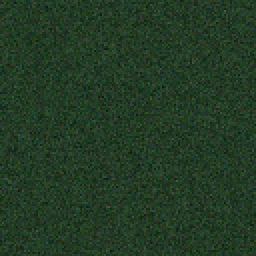
#> input picture 60kopra/img/grain.png, 128 x 128 px (shown 2 times larger)
$ python make-share-images.py
#> lines starting #> are read from the running program, lines starting #| are printed output that depends on the picture
#!/usr/bin/env python3
"""
Generuje grafiki do wysyłki (WhatsApp) na bazie zaproszenia z Figmy,
w palecie strony.

  img/og.jpg           1080x900  — miniatura linku (Open Graph). To JĄ widać
                                   jako klikalną kartę, gdy wkleisz 60kopra.pl
                                   w WhatsAppie. JPEG, nie PNG, i lekki —
                                   scraper WhatsAppa potrafi po cichu odrzucić
                                   PNG-a oraz obrazek cięższy niż ~300 kB.
  img/zaproszenie.png  1080x1620 — pionowe zaproszenie do wysłania jako zdjęcie
                                   (link wtedy wkleja się w podpis).

PNG nie umie trzymać hiperlinku — stąd ten podział. Szczegóły w README.

Fonty pobiera z Google Fonts do scripts/.fonts/ (nie trzymamy ich w repo).
Uruchomienie:  python3 scripts/make-share-images.py
"""

import os
import urllib.request
from PIL import Image, ImageDraw, ImageFont

HERE = os.path.dirname(os.path.abspath(__file__))
ROOT = os.path.dirname(HERE)
FONT_DIR = os.path.join(HERE, '.fonts')
IMG = os.path.join(ROOT, 'img')

FONTS = {
    'BonaNovaSC-Regular.ttf': 'https://fonts.gstatic.com/s/bonanovasc/v1/mem5YaShyGWDiYdPG_c1Af4-VQ.ttf',
    'BonaNova-Regular.ttf':   'https://fonts.gstatic.com/s/bonanova/v12/B50NF7ZCpX7fcHfvIUBJiw.ttf',
    'BonaNova-Bold.ttf':      'https://fonts.gstatic.com/s/bonanova/v12/B50IF7ZCpX7fcHfvIUBxN4dOFA.ttf',
}

BG      = (35, 59, 37)     # #233B25 — jak --bg
DISPLAY = (250, 244, 228)  # #FAF4E4 — jak --fg-strong
BODY    = (242, 231, 204)  # #F2E7CC — jak --fg

SS = 2  # supersampling — rysujemy 2x i zmniejszamy, żeby ramka nie była poszarpana


def ensure_fonts():
    os.makedirs(FONT_DIR, exist_ok=True)
    for name, url in FONTS.items():
        path = os.path.join(FONT_DIR, name)
        if not os.path.exists(path):
            req = urllib.request.Request(url, headers={'User-Agent': 'Mozilla/4.0'})
            with urllib.request.urlopen(req) as r, open(path, 'wb') as f:
                f.write(r.read())


def font(name, size):
    return ImageFont.truetype(os.path.join(FONT_DIR, name), size)


def mix(fg, bg, a):
    return tuple(round(fg[i] * a + bg[i] * (1 - a)) for i in range(3))


def grain_bg(w, h):
    """Tło = kafel ziarna z img/grain.png, ten sam co na stronie."""
    tile = Image.open(os.path.join(IMG, 'grain.png')).convert('RGB')
    out = Image.new('RGB', (w, h), BG)
    for y in range(0, h, tile.height):
        for x in range(0, w, tile.width):
            out.paste(tile, (x, y))
    return out


def text_w(draw, s, f, tracking=0):
    w = draw.textlength(s, font=f)
    return w + tracking * max(0, len(s) - 1)


def draw_centered(draw, cx, y, s, f, fill, tracking=0):
    """Rysuje tekst wyśrodkowany w cx. tracking = dodatkowy odstęp między znakami."""
    w = text_w(draw, s, f, tracking)
    x = cx - w / 2
    if tracking == 0:
        draw.text((x, y), s, font=f, fill=fill)
    else:
        for ch in s:
            draw.text((x, y), ch, font=f, fill=fill)
            x += draw.textlength(ch, font=f) + tracking
    return w


def tinted_logo(target_h, color):
    """Logo klubu z zaproszenia, przefarbowane na kolor tekstu strony."""
    logo = Image.open(os.path.join(IMG, 'wgc-logo.png')).convert('RGBA')
    w = round(logo.width * target_h / logo.height)
    logo = logo.resize((w, target_h), Image.LANCZOS)
    solid = Image.new('RGBA', logo.size, color + (255,))
    solid.putalpha(logo.split()[3])
    return solid


# ── pionowe zaproszenie ───────────────────────────────────────────────────

def make_invite(path, W=1080, H=1620):
    w, h = W * SS, H * SS
    im = grain_bg(w, h)
    d = ImageDraw.Draw(im)
    cx = w / 2

    pad = 46 * SS
    d.rounded_rectangle([pad, pad, w - pad, h - pad],
                        radius=40 * SS, outline=mix(BODY, BG, 0.85), width=2 * SS)

    f_big   = font('BonaNovaSC-Regular.ttf', 300 * SS)
    f_word  = font('BonaNovaSC-Regular.ttf', 122 * SS)
    f_date  = font('BonaNova-Regular.ttf', 52 * SS)
    f_venue = font('BonaNova-Regular.ttf', 44 * SS)
    f_badge = font('BonaNova-Regular.ttf', 30 * SS)
    f_url   = font('BonaNovaSC-Regular.ttf', 46 * SS)
    f_cta   = font('BonaNova-Regular.ttf', 28 * SS)

    y = 196 * SS
    draw_centered(d, cx, y, '60', f_big, DISPLAY)
    y += 330 * SS
    draw_centered(d, cx, y, 'URODZINY', f_word, DISPLAY, tracking=4 * SS)
    y += 190 * SS

    draw_centered(d, cx, y, '07/11/26, 18:00', f_date, DISPLAY)
    y += 98 * SS

    rule_w = w - 2 * pad - 150 * SS
    d.line([cx - rule_w / 2, y, cx + rule_w / 2, y], fill=mix(BODY, BG, 0.8), width=2)
    y += 46 * SS

    draw_centered(d, cx, y, 'Wrocław Golf Club,', f_venue, DISPLAY)
    y += 62 * SS
    draw_centered(d, cx, y, 'Golfowa 2, 55-114 Kryniczno', f_venue, DISPLAY)
    y += 108 * SS

    logo = tinted_logo(64 * SS, BODY)
    im.paste(logo, (round(cx - logo.width / 2), round(y)), logo)
    y += 158 * SS

    badges = 'Elegancki dress code  ·  Bez kwiatów  ·  Bezpłatny transport powrotny'
    draw_centered(d, cx, y, badges, f_badge, mix(BODY, BG, 0.92))

    # stopka: dokąd iść
    y = h - pad - 262 * SS
    draw_centered(d, cx, y, 'potwierdź obecność na', f_cta, mix(BODY, BG, 0.75))
    y += 52 * SS
    uw = draw_centered(d, cx, y, '60KOPRA.PL', f_url, DISPLAY, tracking=6 * SS)
    d.line([cx - uw / 2, y + 66 * SS, cx + uw / 2, y + 66 * SS], fill=DISPLAY, width=2 * SS)

    im.resize((W, H), Image.LANCZOS).save(path, optimize=True)
    return path


# ── pozioma miniatura linku (Open Graph) ──────────────────────────────────

def make_og(path, W=1080, H=900):
    """Miniatura linku. JPEG, nie PNG — scraper WhatsAppa bywa wobec PNG-ów
    wybredny i potrafi je po cichu pominąć.

    Format wyższy niż klasyczne 1200x630, bo tak karta wychodzi okazalej.
    ALE: przy dużym podglądzie WhatsApp kadruje obraz mniej więcej do 1.91:1,
    czyli tutaj do środkowego pasa ~1080x565 (y 167–732). Wszystko, co niesie
    treść, musi się zmieścić w tym pasie — reszta to margines, który wolno
    przyciąć. Po zmianie szerokości warto ten pas przeliczyć na nowo.
    """
    w, h = W * SS, H * SS
    im = grain_bg(w, h)
    d = ImageDraw.Draw(im)
    cx = w / 2

    pad = 30 * SS
    d.rounded_rectangle([pad, pad, w - pad, h - pad],
                        radius=26 * SS, outline=mix(BODY, BG, 0.85), width=2 * SS)

    f_head  = font('BonaNovaSC-Regular.ttf', 76 * SS)   # ten sam stopień co wers z nazwą
    f_na    = font('BonaNova-Regular.ttf', 46 * SS)
    f_word  = font('BonaNovaSC-Regular.ttf', 76 * SS)
    f_date  = font('BonaNova-Regular.ttf', 38 * SS)
    f_venue = font('BonaNova-Regular.ttf', 32 * SS)

    y = 250 * SS
    draw_centered(d, cx, y, 'ZAPROSZENIE', f_head, DISPLAY, tracking=3 * SS)
    y += 112 * SS

    draw_centered(d, cx, y, 'na', f_na, mix(BODY, BG, 0.9))
    y += 96 * SS

    draw_centered(d, cx, y, '60 URODZINY KOPRA', f_word, DISPLAY, tracking=3 * SS)
    y += 128 * SS

    rule_w = 420 * SS
    d.line([cx - rule_w / 2, y, cx + rule_w / 2, y], fill=mix(BODY, BG, 0.8), width=2)
    y += 34 * SS

    draw_centered(d, cx, y, 'sobota, 7 listopada 2026, 18:00', f_date, DISPLAY)
    y += 56 * SS
    draw_centered(d, cx, y, 'Wrocław Golf Club, Kryniczno', f_venue, mix(BODY, BG, 0.92))

    out = im.resize((W, H), Image.LANCZOS)
    # schodzimy z jakością, aż zmieścimy się bezpiecznie poniżej 300 kB
    for q in (88, 82, 76, 70, 64):
        out.save(path, quality=q, optimize=True, progressive=False, subsampling=0)
        if os.path.getsize(path) <= 220_000:
            break
    return path


if __name__ == '__main__':
    ensure_fonts()
#> (the call stopped at in ensure_fonts, `with urllib.request.urlopen(req) as r, open(path, 'wb') as f:`: the network is not available in this run)
    for p in (make_og(os.path.join(IMG, 'og.jpg')),
              make_invite(os.path.join(IMG, 'zaproszenie.png'))):
#> in grain_bg, tile is the input picture: PIL image 128x128 RGB; mean R, G, B 35, 59, 37
#> in grain_bg, `out = Image.new('RGB', (w, h), BG)`:
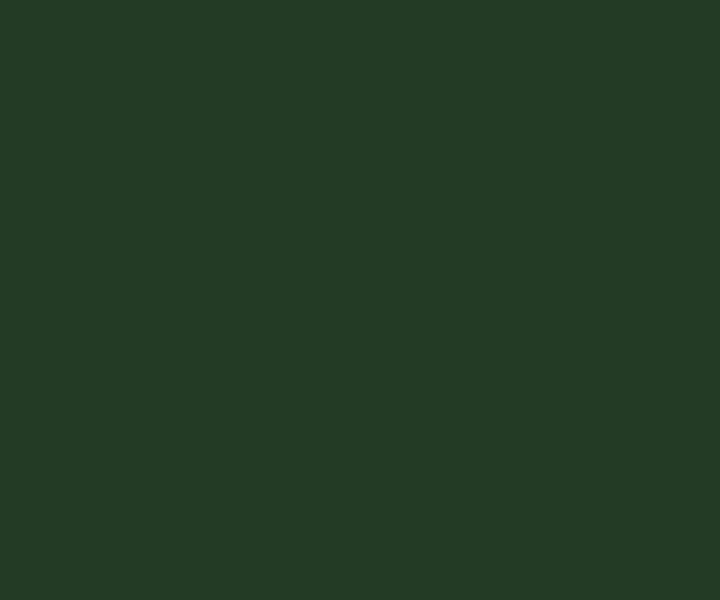
#> out: PIL image 2160x1800 RGB (shown at 1/3 size); mean R, G, B 35, 59, 37
#> in make_og, `out = im.resize((W, H), Image.LANCZOS)`:
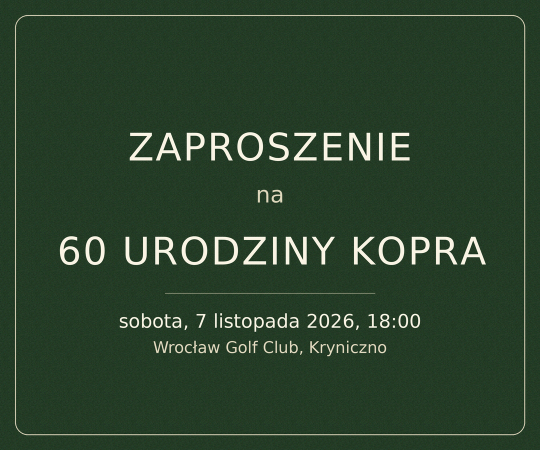
#> out: PIL image 1080x900 RGB (shown at 1/2 size); mean R, G, B 43.5, 66.2, 44.4
#> in make_invite, `w, h = W * SS, H * SS`: w = 2160; h = 3240
#> call 2 of grain_bg, with w = 2160, h = 3240
#> in grain_bg (call 2), `out = Image.new('RGB', (w, h), BG)`:
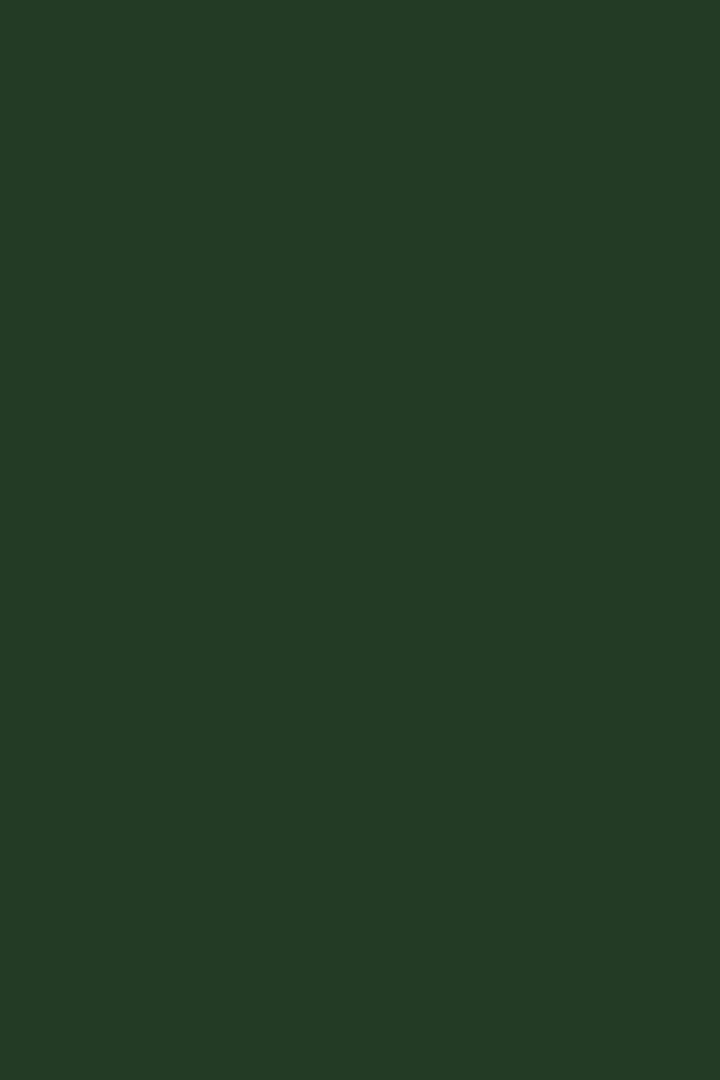
#> out: PIL image 2160x3240 RGB (shown at 1/3 size); mean R, G, B 35, 59, 37
#> in make_invite, `cx = w / 2`: cx = 1080
#> in make_invite, `rule_w = w - 2 * pad - 150 * SS`: rule_w = 1676
#> (the run stopped early here; a loop or call above may not have finished)

$ run again, with 60kopra/img/og.png copied over 60kopra/img/grain.png
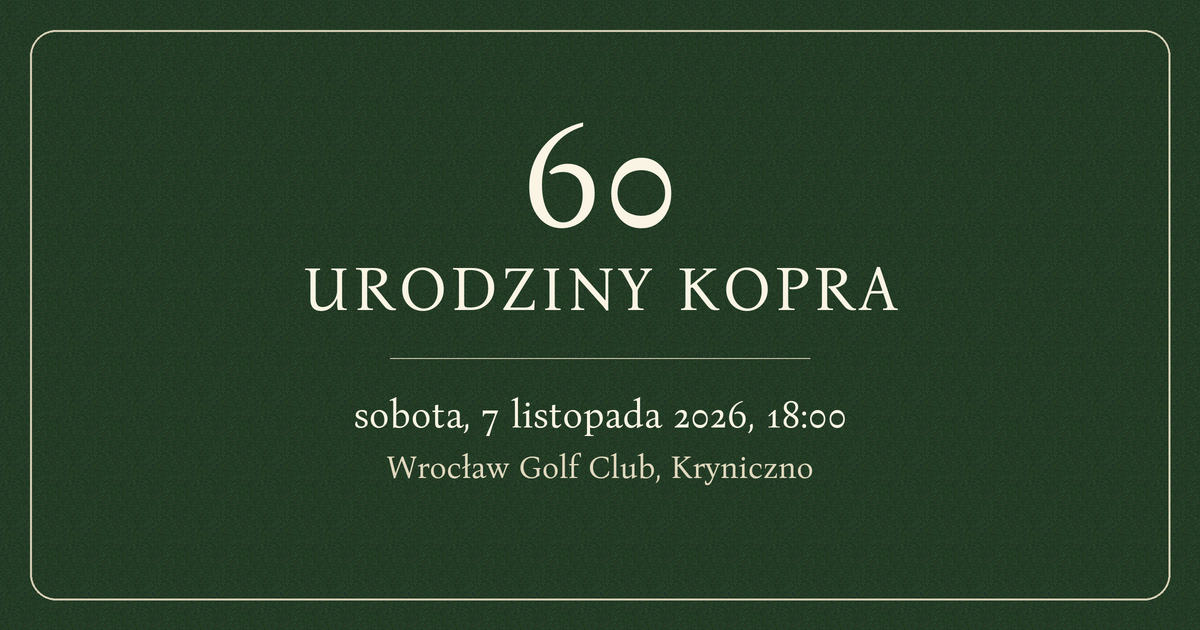
#> input picture 60kopra/img/og.png, 1200 x 630 px
#> in grain_bg, tile is the input picture: PIL image 1200x630 RGB; mean R, G, B 40.8, 63.9, 42
#> in make_og, `out = im.resize((W, H), Image.LANCZOS)`:
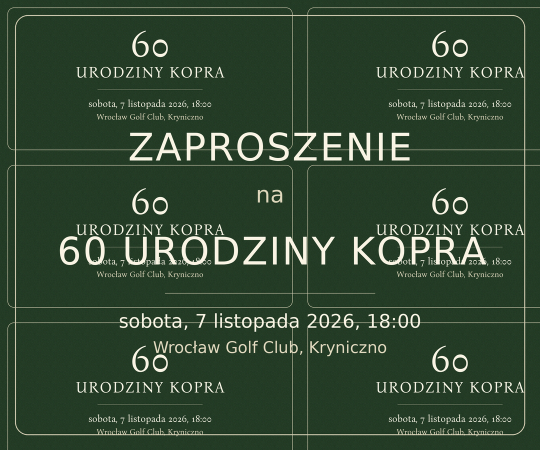
#> out: PIL image 1080x900 RGB (shown at 1/2 size); mean R, G, B 49.5, 71.4, 49.7
#> w = 2160; h = 3240
#> after the loop in grain_bg (call 2), `for y in range(0, h, tile.height):`:
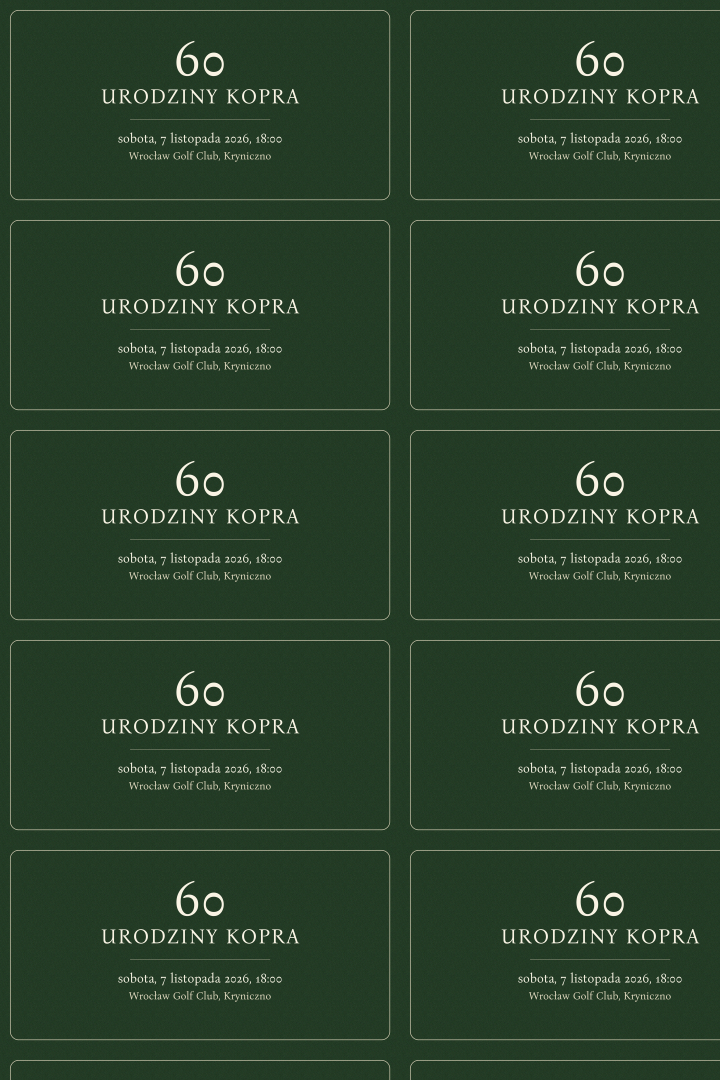
#> out: PIL image 2160x3240 RGB (shown at 1/3 size); mean R, G, B 41.2, 64.2, 42.3
#> cx = 1080
#> rule_w = 1676
